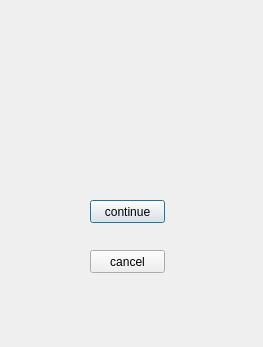
<?xml version="1.0" encoding="UTF-8"?>
<ui version="4.0">
 <class>Option</class>
 <widget class="QDialog" name="Option">
  <property name="geometry">
   <rect>
    <x>0</x>
    <y>0</y>
    <width>263</width>
    <height>347</height>
   </rect>
  </property>
  <property name="windowTitle">
   <string>Dialog</string>
  </property>
  <widget class="QPushButton" name="pushButton">
   <property name="geometry">
    <rect>
     <x>90</x>
     <y>200</y>
     <width>75</width>
     <height>23</height>
    </rect>
   </property>
   <property name="text">
    <string>continue</string>
   </property>
  </widget>
  <widget class="QPushButton" name="pushButton_2">
   <property name="geometry">
    <rect>
     <x>90</x>
     <y>250</y>
     <width>75</width>
     <height>23</height>
    </rect>
   </property>
   <property name="text">
    <string>cancel</string>
   </property>
  </widget>
 </widget>
 <resources/>
 <connections/>
</ui>
